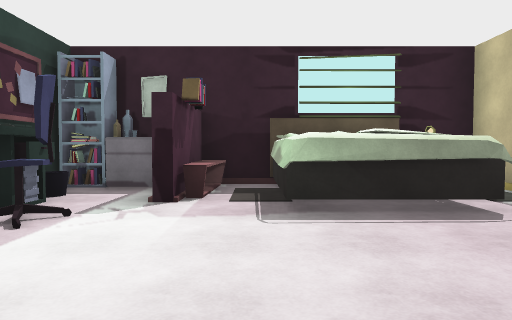
View 1 (above)

16 first-person views from a walk through a scene from a Unity 3-D project. The camera is 1.3 m above the floor, tilts 2° down and sees 75° across. Doors are open. The floor is counted in squares, 2 m on a side. Each view is taken from the middle of a square. On the plan, view 1 faces up. The plan holds only what a view shows up to about 10 squares ahead; the rest is blank. The place goes on beyond the plan. The player is left out. Surface patterns are stand-ins for the level's own textures.

View 2
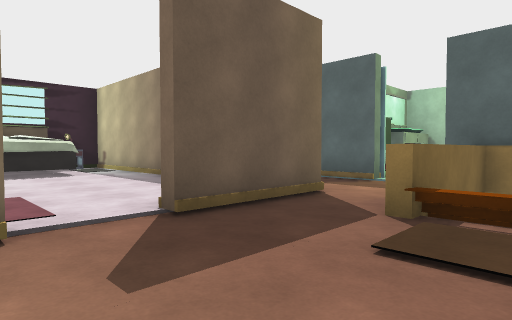

View 3
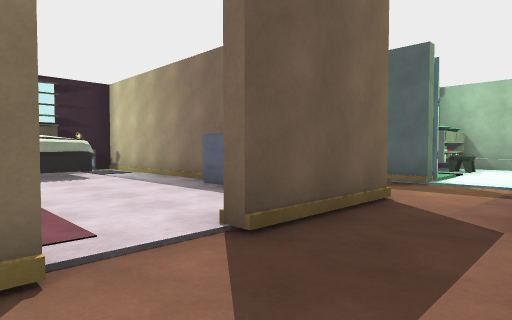

View 4
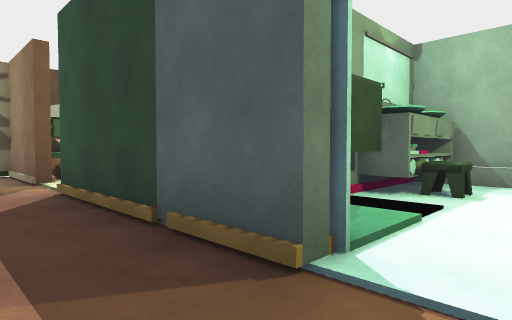

View 5
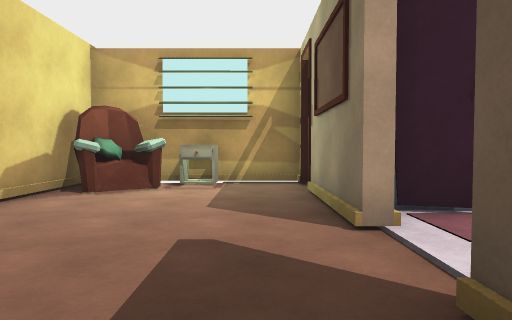

View 6
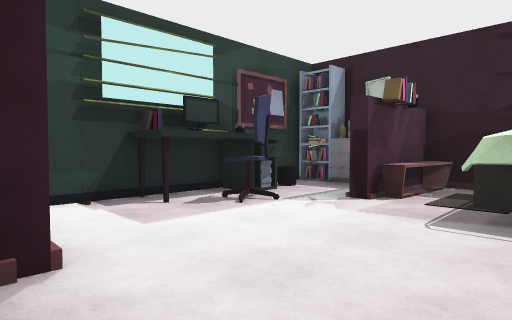

View 7
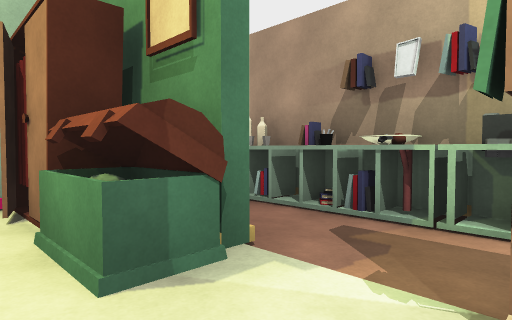

View 8
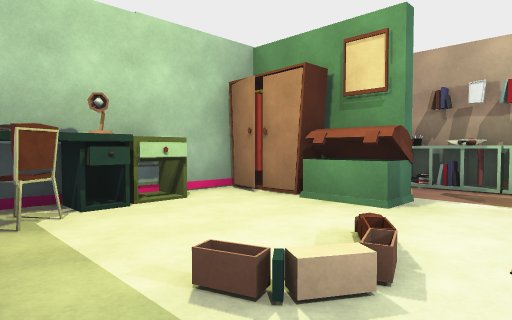

View 9
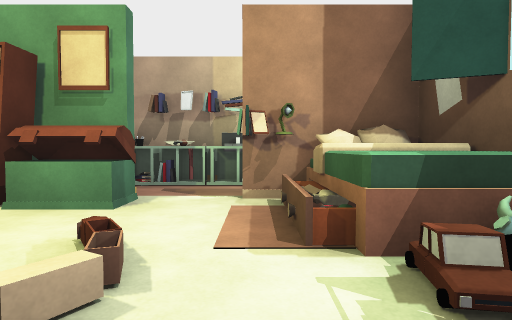

View 10
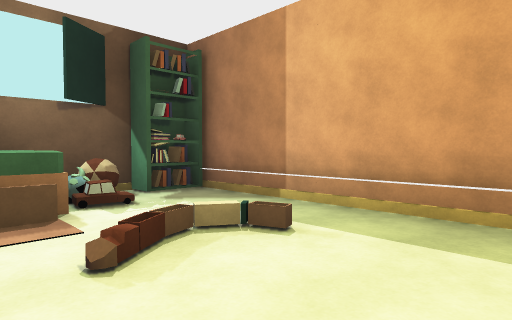

View 11
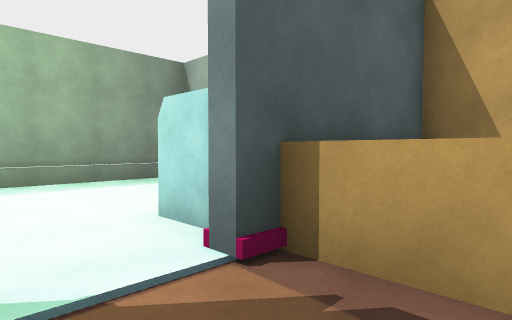

View 12
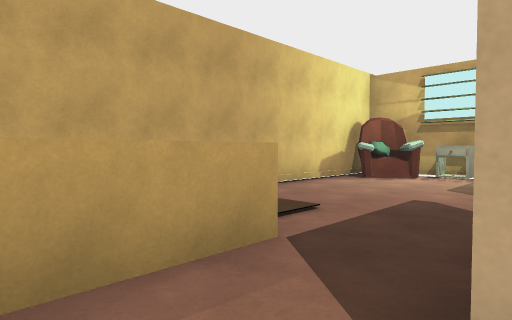

View 13
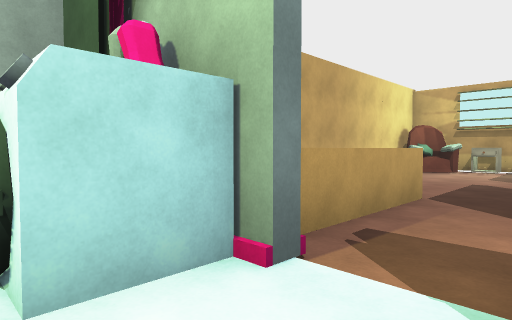

View 14
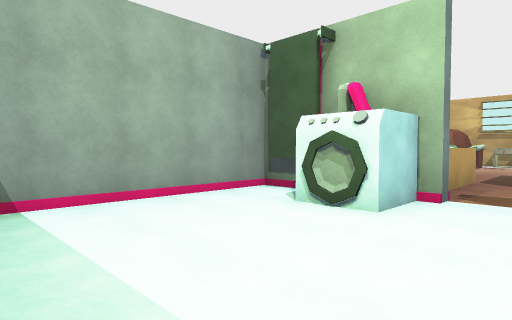

View 15
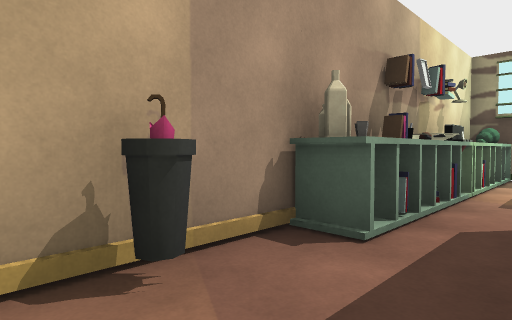

View 16
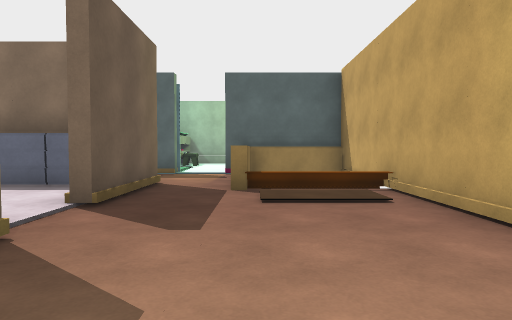

### Floor plan
Key: @ floor where view 1 was taken; # wall or solid block; . floor; / step, stairs or slope; D open door; ^ raised ledge; T table; A TV; C computer; B bush; H chair; O other object.
Columns run from 4 left of view 1 to 12 right of it. Each row starts with its distance up from view 1.
  6  OT#OOOO#BO#O#OO
  5  #TAOOOOOO.OOO..O
  4  OO#.OO.OC.O....O
  3 OOO.....OODD...O
  2 OO......OO.BO...#
  1  .......OO.O..H.#
  0  O #@...T..O.TO O
 -1    OO..OTO.OOOOOO
 -2  O##OD#O#..O..O.O
 -3 O..........D....O
 -4  T.....O^OOO....#
 -5 OO.....^  OO....
 -6  O#/O//O#O#O//O.O

Where each view was taken, in squares from view 1:
view 1: 0 up, 0 right, facing up
view 2: 5 down, 0 right, facing up-right
view 3: 4 down, 0 right, facing up-right
view 4: 3 down, 5 right, facing up-right
view 5: 3 down, 3 right, facing left
view 6: 0 up, 1 right, facing up-left
view 7: 4 up, 8 right, facing down-left
view 8: 4 up, 11 right, facing down-left
view 9: 4 up, 11 right, facing left
view 10: 1 up, 8 right, facing up-right
view 11: 2 down, 5 right, facing down-right
view 12: 2 down, 5 right, facing down-left
view 13: 2 down, 8 right, facing down-left
view 14: 2 down, 11 right, facing down-left
view 15: 2 down, 6 right, facing up-left
view 16: 4 down, 2 left, facing right
